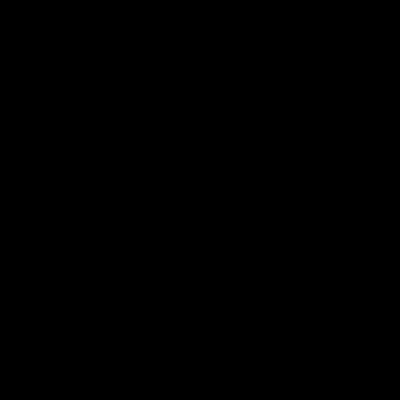
Frame 1 (no input)
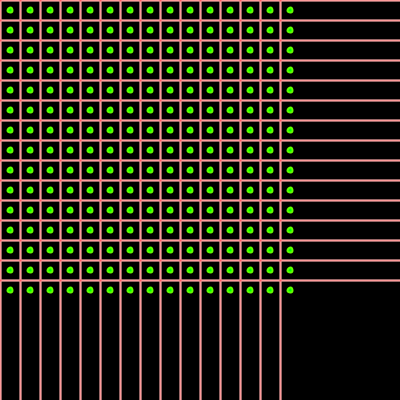
Frame 60 (the mouse pressed at the canvas centre just before this capture)
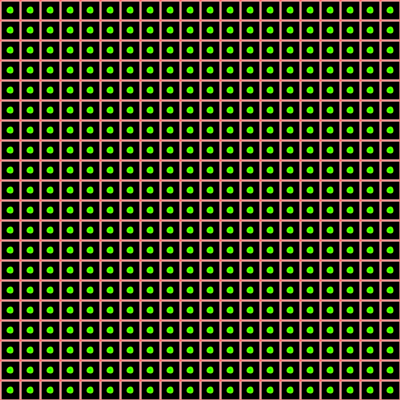
Frame 120 (the mouse held since frame 60 and released just before this capture)

The Processing sketch that drew these frames (run headless with seeded random() and noise(); from frame 60 on, the mouse is pressed at the canvas centre):

// Processing sketch: sketch_loop_inside_draw
// ── sketch_loop_inside_draw.pde
float endX = 0;
float endY = 0;
float speed = 5;

void setup() {
  size(400, 400);
}

void draw() {
  /* draw() se ejecuta en cada frame (60fxs) */
  background(0);

  gridWhite();
  gridRed();
  greenDot();

  endX += speed;
  endY += speed;
}

// Funciones
void gridWhite() {

  strokeWeight(2);
  stroke(255);
  int x = 0;
  int y = 0;

  while (x < endX) {
    line(x, 0, x, height);
    x = x + 20;
  }

  while (y < endY) {
    line(0, y, width, y);
    y = y + 20;
  }
}

void gridRed() {

  strokeWeight(2);
  stroke(255, 0, 0, 100);
  int x = 0;
  int y = 0;

  while (x < endX) {
    line(x, 0, x, height);
    x = x + 20;
  }

  while (y < endY) {
    line(0, y, width, y);
    y = y + 20;
  }
}

void greenDot() {
  stroke(100, 255, 0);
  fill(0, 255, 0);
  ellipseMode(CENTER);

  int x = 0;
  while (x < endX) {
    int y = 0;
    while (y < endY) {
      ellipse(x + 10, y + 10, 5, 5);
      y += 20;
    }
    x += 20;
  }
}
